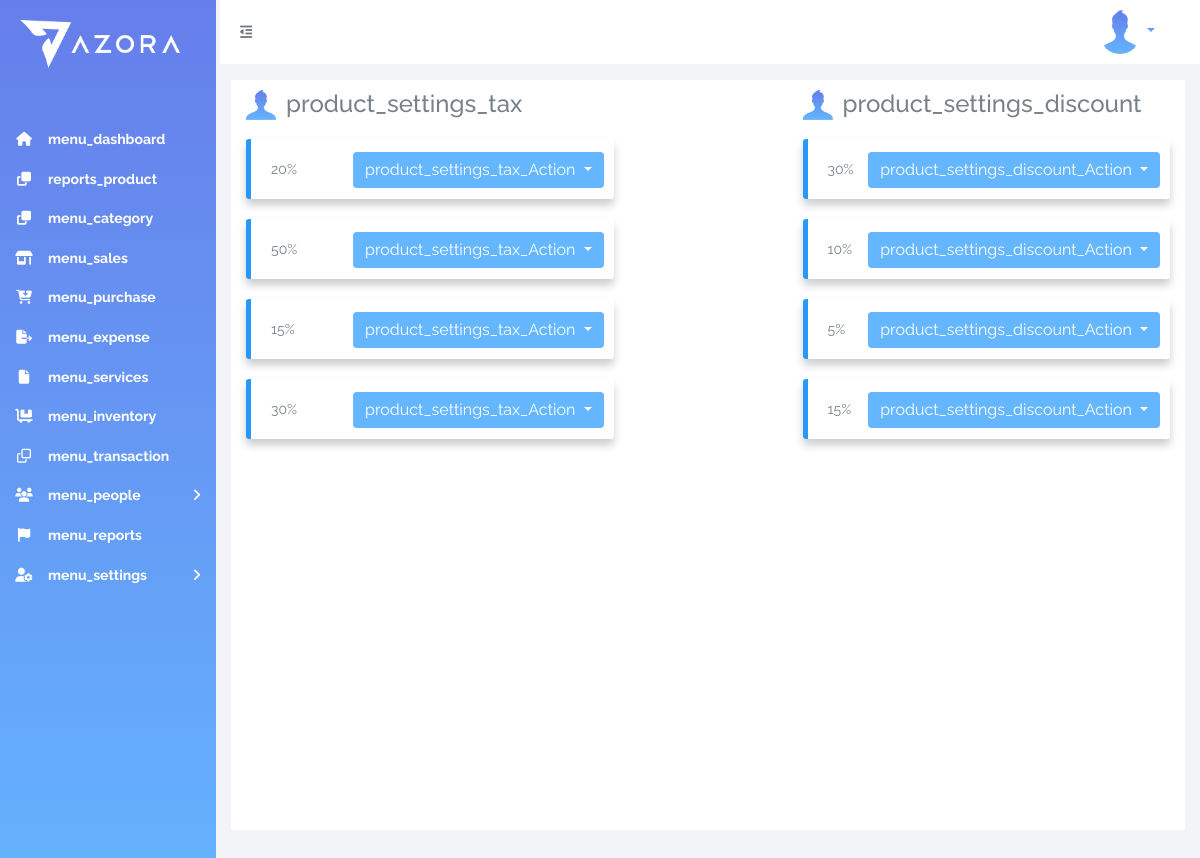
Page /product_settings.php (signed in) on the committed database.
### tables this page shows
CREATE TABLE `tax` (
  `id` int(11) NOT NULL,
  `description` varchar(255) DEFAULT NULL,
  `price` float DEFAULT NULL,
  `created_at` timestamp NOT NULL DEFAULT CURRENT_TIMESTAMP ON UPDATE CURRENT_TIMESTAMP,
  `updated_at` timestamp NOT NULL DEFAULT '0000-00-00 00:00:00',
  `deleted_at` timestamp NOT NULL DEFAULT '0000-00-00 00:00:00'
);

CREATE TABLE `discount` (
  `id` int(11) NOT NULL,
  `description` varchar(255) NOT NULL,
  `price` float NOT NULL,
  `created_at` timestamp NOT NULL DEFAULT CURRENT_TIMESTAMP,
  `updated_at` timestamp NOT NULL DEFAULT '0000-00-00 00:00:00',
  `deleted_at` timestamp NOT NULL DEFAULT '0000-00-00 00:00:00'
);

### product_settings.php (the view, shortened to what this page needs)
<?php
include("includes/template/header.php");
include("connect.php");
?>
<div class="col white-background">
    <div class="row">
        <div class="col-12 col-xl-5 product-settings-column-header">
            <img src="layout/images/user.png">
            <h4><?php echo _("product_settings_tax");?></h4>
            <?php
            $query = $mysqli->query("SELECT * FROM tax");
            if ($query->num_rows > 0) {
                while ($row =  $query->fetch_assoc()) {
                    $amount = $row['price'];
                    $description = $row['description'];
            ?>
                    <div class="product-settings-column-row">
                        <div></div>
                        <p><?php echo $amount; ?>%</p>
                        <p><?php echo $description; ?></p>
                        <div class="product-settings-column-row-action">
                            <div class="dropdown">
                                <button class="btn  dropdown-toggle" type="button" id="dropdownMenuButton" data-toggle="dropdown" aria-haspopup="true" aria-expanded="false">
                                <?php echo _("product_settings_tax_Action");?>
                                </button>
                            </div>
                        </div>
                    </div>
            <?php }
            } ?>
            <div class="clear-fix"></div>
        </div>
        <div class="col-xl-2"></div>
        <div class="col-12 col-xl-5 product-settings-column-header">
            <img src="layout/images/user.png">
            <h4><?php echo _("product_settings_discount");?></h4>
            <?php
                $query = $mysqli->query("SELECT * FROM discount");
                if ($query->num_rows > 0) {
                    while ($row =  $query->fetch_assoc()) {
                        $amount = $row['price'];
                        $description = $row['description'];
            ?>
                    <div class="product-settings-column-row">
                        <div></div>
                        <p><?php echo $amount; ?>%</p>
                        <p><?php echo $description; ?></p>
                        <div class="product-settings-column-row-action">
                            <div class="dropdown">
                                <button class="btn  dropdown-toggle" type="button" id="dropdownMenuButton" data-toggle="dropdown" aria-haspopup="true" aria-expanded="false">
                                <?php echo _("product_settings_discount_Action");?>
                                </button>
                            </div>
                        </div>
                    </div>
            <?php }
                } ?>
            <div class="clear-fix"></div>
        </div>
    </div>
</div>
<?php
    include("includes/template/footer.php");
?>

### includes/template/header.php (shortened to what this page needs)
<?php
  include_once("connect2.php");
  $userId=$_SESSION["id"];
  $query = "SELECT * FROM users where id=$userId";
  $result = mysqli_query($mysqli, $query) or die ( mysqli_error());
  $row = mysqli_fetch_assoc($result);
  $img= !empty($row['local_image_path']) ? '../dashboard/upload/'.$row['local_image_path'] : 'layout/images/user.png';
  $activePage = basename($_SERVER['PHP_SELF'], ".php");
?>
<!DOCTYPE html>
<html>
<head>
    <link href="layout/css/bootstrap.min.css" rel="stylesheet">
    <link href="layout/css/bootstrap-select.min.css" rel="stylesheet">
    <link rel="stylesheet" href="layout/css/all.css">
    <link rel="stylesheet" href="layout/css/slick.css">
    <link rel="stylesheet" type="text/css" href="layout/css/slick-theme.css" />
    <?php
    if($_SESSION["language"] == "ar_EG"){
      echo '<link href="layout/css/style-rtl.css" rel="stylesheet">';
    } else {
      echo '<link href="layout/css/style.css" rel="stylesheet">';
    }
   ?>
</head>
<body class="">
    <section class="vbox">
        <header class="navbar-header bg-white-only header header-md navbar navbar-fixed-top-xs nav-xs d-flex">
            <div class="aside">
                <a class="btn btn-link visible-xs" data-toggle="class:nav-off-screen,open" data-target="#nav,html">
                </a>
                <a class="btn btn-link visible-xs" data-toggle="dropdown" data-target=".user">
                </a>
            </div>
            <ul class="nav navbar-head navbar-nav hidden-xs">
                <li>
                    <a href="#nav,.navbar-header" data-toggle="class:nav-xs,nav-xs" class="text-muted">
                        <i class="fas fa-outdent"></i>
                    </a>
                </li>
            </ul>
            <div class="logoSmall">
                <a href="index.php" class="text-lt">
                    <img width="150" class=" p-2" src="layout/images/transparent-HQ.png" alt=".">
                </a>
            </div>
            <div class="navbar-right">
                <ul class="nav navbar-nav m-n hidden-xs nav-user user">
                    <li class="dropdown">
                        <a href="#" class="dropdown-toggle bg clear" data-toggle="dropdown">
                            <span class="thumb-sm avatar pull-right m-t-n-sm m-b-n-sm m-l-sm">
                                <img src="<?php echo $img; ?>" alt=".">
                            </span>
                        </a>
                    </li>
                </ul>
            </div>
        </header>
        <section>
            <section class="hbox stretch">
                <aside class="bg-menu aside hidden-print" id="nav">
                    <span class="asideOverlay"></span>
                    <section class="vbox">
                        <section class="w-f-md scrollable">
                            <div class="slim-scroll" data-height="auto" data-disable-fade-out="true" data-distance="0"
                                data-size="10px" data-railOpacity="0.2">
                                <nav class="nav-primary hidden-xs">
                                    <a href="index.php" class="navbar-brand text-lt">
                                        <img src="layout/images/transparent-HQ.png" alt=".">
                                    </a>
                                    <ul class="nav bg clearfix" data-ride="collapse">
                                        <li class="<?php echo $activePage === "index" ? "active" : "" ?>">
                                            <a href=" index.php" class="hvr-bounce-to-right">
                                                <i class="fas fa-home"></i>
                                                <span class="font-bold"><?php  echo _("menu_dashboard");?></span>
                                            </a>
                                        </li>
                                        <li class="<?php echo $activePage === "products" ? "active" : "" ?>">
                                            <a href="products.php" class="hvr-bounce-to-right">
                                                <i class="fas fa-clone"></i>
                                                <span class="font-bold"><?php  echo _("reports_product");?></span>
                                            </a>
                                        </li>
                                        <li class="<?php echo $activePage === "categories" ? "active" : "" ?>">
                                            <a href="categories.php" class="hvr-bounce-to-right">
                                                <i class="fas fa-clone"></i>
                                                <span class="font-bold"><?php  echo _("menu_category");?></span>
                                            </a>
                                        </li>
                                        <li class="<?php echo $activePage === "sales" ? "active" : "" ?>">
                                            <a href="sales.php" class="hvr-bounce-to-right">
                                                <i class="fas fa-store-alt"></i>
                                                <span class="font-bold"><?php  echo _("menu_sales");?></span>
                                            </a>
                                        </li>
                                        <li class="<?php echo $activePage === "purchase_order" ? "active" : "" ?>">
                                            <a href="purchase_order.php" class="hvr-bounce-to-right">
                                                <i class="fas fa-cart-arrow-down"></i>
                                                <span class="font-bold"> <?php  echo _("menu_purchase");?></span>
                                            </a>
                                        </li>
                                        <li class="<?php echo $activePage === "expense" ? "active" : "" ?>">
                                            <a href="expense.php" class="hvr-bounce-to-right">
                                                <i class="fas fa-file-export"></i>
                                                <span class="font-bold"> <?php  echo _("menu_expense");?></span>
                                            </a>
                                        </li>
                                        <li class="<?php echo $activePage === "services" ? "active" : "" ?>">
                                            <a href="service.php" class="hvr-bounce-to-right">
                                                <i class="fas fa-file"></i>
                                                <span class="font-bold"> <?php echo _("menu_services");?></span>
                                            </a>
                                        </li>
                                        <li class="<?php echo $activePage === "inventory" ? "active" : "" ?>">
                                            <a href="inventory.php" class="hvr-bounce-to-right">
                                                <i class="fas fa-dolly-flatbed"></i>
                                                <span class="font-bold"><?php echo _("menu_inventory");?></span>
                                            </a>
                                        </li>
                                        <li class="<?php echo $activePage === "transaction" ? "active" : "not" ?>">
                                            <a href="transaction.php" class="hvr-bounce-to-right">
                                                <i class="far fa-clone"></i>
                                                <span class="font-bold"><?php  echo _("menu_transaction");?></span>
                                            </a>
                                        </li>
                                        <li>
                                            <a href="#" class="auto hvr-bounce-to-right">
                                                <span class="pull-right fix-arrow-rtl">
                                                    <i class="fa fa-angle-right text"></i>
                                                </span>
                                                <i class="fas fa-users"></i>
                                                <span class="font-bold"><?php  echo _("menu_people");?></span>
                                            </a>
                                        </li>
                                        <li class="<?php echo $activePage === "reports" ? "active" : "" ?>">
                                            <a href="reports.php" class="hvr-bounce-to-right">
                                                <i class="fas fa-flag"></i>
                                                <span class="font-bold"><?php echo _("menu_reports");?></span>
                                            </a>
                                        </li>
                                        <li>
                                            <a href="#" class="auto hvr-bounce-to-right">
                                                <span class="pull-right fix-arrow-rtl">
                                                    <i class="fa fa-angle-right text"></i>
                                                </span>
                                                <i class="fas fa-user-cog"></i>
                                                <span class="font-bold"><?php echo _("menu_settings");?></span>
                                            </a>
                                        </li>
                                    </ul>
                                </nav>
                            </div>
                        </section>
                    </section>
                </aside>
                <section id="content">
                    <section class="vbox">
                        <section class="scrollable wrapper content">

### includes/template/footer.php (shortened to what this page needs)
                            </section>
                        </section>
                    </section>
                </section>
            </section>
        </section>
    </body>
</html>

### layout/css/all.css (style rules this page uses)
.fa, .fas, .far, .fal, .fad, .fab { -moz-osx-font-smoothing: grayscale; -webkit-font-smoothing: antialiased; display: inline-block; font-style: normal; font-variant: normal; text-rendering: auto; line-height: 1; }
.fa-angle-right:before { content: "\f105"; }
.fa-cart-arrow-down:before { content: "\f218"; }
.fa-clone:before { content: "\f24d"; }
.fa-dolly-flatbed:before { content: "\f474"; }
.fa-file:before { content: "\f15b"; }
.fa-file-export:before { content: "\f56e"; }
.fa-flag:before { content: "\f024"; }
.fa-home:before { content: "\f015"; }
.fa-outdent:before { content: "\f03b"; }
.fa-store-alt:before { content: "\f54f"; }
.fa-user-cog:before { content: "\f4fe"; }
.fa-users:before { content: "\f0c0"; }
.far { font-family: 'Font Awesome 5 Free'; font-weight: 400; }
.fa, .fas { font-family: 'Font Awesome 5 Free'; font-weight: 900; }

### rows in the picture
tax: price "20"
tax: price "50"
tax: price "15"
tax: price "30"
discount: price "30"
discount: price "10"
discount: price "5"
discount: price "15"

### other values in the picture
_("menu_dashboard") "menu_dashboard"
_("reports_product") "reports_product"
_("menu_category") "menu_category"
_("menu_sales") "menu_sales"
_("menu_purchase") "menu_purchase"
_("menu_expense") "menu_expense"
_("menu_services") "menu_services"
_("menu_inventory") "menu_inventory"
_("menu_transaction") "menu_transaction"
_("menu_people") "menu_people"
_("menu_reports") "menu_reports"
_("menu_settings") "menu_settings"
_("product_settings_tax") "product_settings_tax"
_("product_settings_discount") "product_settings_discount"
